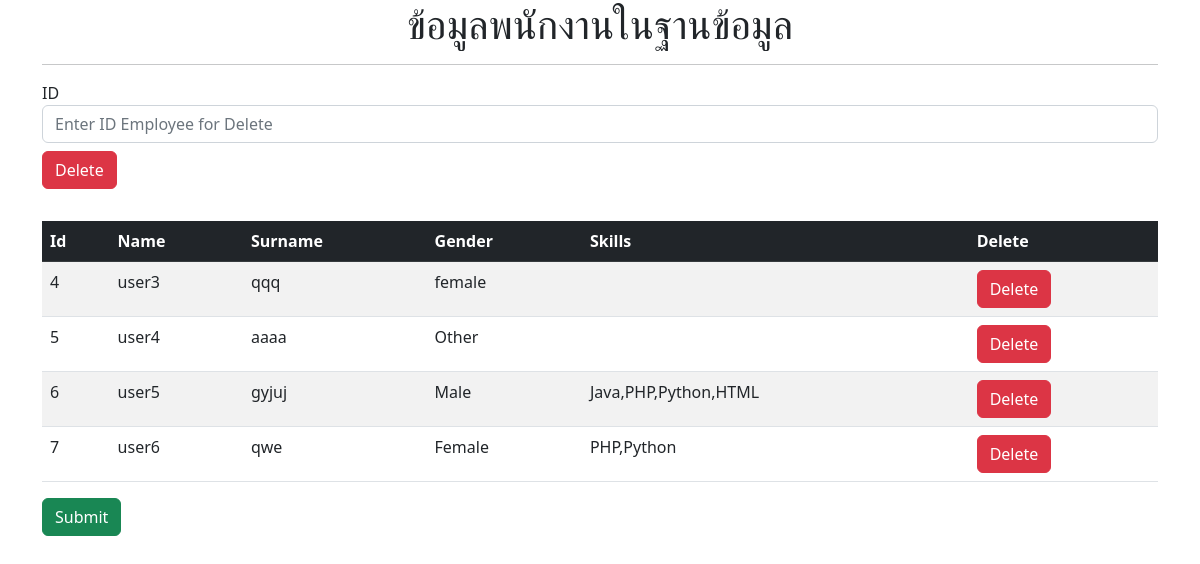
The page / on the database its author committed.
### tables this page shows
CREATE TABLE IF NOT EXISTS `employees` (
  `id` int NOT NULL AUTO_INCREMENT,
  `fname` varchar(255) NOT NULL,
  `lname` varchar(255) NOT NULL,
  `gender` varchar(20) NOT NULL,
  `skills` varchar(255) NOT NULL,
  PRIMARY KEY (`id`)
);

### index.php (the view, shortened to what this page needs)
<?php
require_once("dbconnect.php");
$sql = "SELECT * FROM employees";
$result = mysqli_query($connect, $sql);
?>
<!DOCTYPE html>
<html lang="en">
<head>
    <link href="https://cdn.jsdelivr.net/npm/bootstrap@5.2.3/dist/css/bootstrap.min.css" rel="stylesheet">
</head>
<body>
    <div class="container">
        <h1 class="text-center">ข้อมูลพนักงานในฐานข้อมูล</h1>
        <hr>
        <form action="deleteTextField.php" method="POST">
            <label for="">ID</label>
            <input class="form-control" type="text" placeholder="Enter ID Employee for Delete" name="idemployee">
            <input type="submit" value="Delete" class="btn btn-danger my-2">
        </form>
        <br>
        <table class="table table-striped">
            <thead class="table-dark">
                <tr>
                    <th>Id</th>
                    <th>Name</th>
                    <th>Surname</th>
                    <th>Gender</th>
                    <th>Skills</th>
                    <th>Delete</th>
                </tr>
            </thead>
            <tbody>
                <?php while ($row = mysqli_fetch_assoc($result)) { ?>
                    <tr>
                        <td><?php echo $row["id"]; ?></td>
                        <td><?php echo $row["fname"]; ?></td>
                        <td><?php echo $row["lname"]; ?></td>
                        <td><?php echo $row["gender"]; ?></td>
                        <td><?php echo $row["skills"]; ?></td>
                        <td>
                            <a href="deleteQueryString.php?idemp=<?php echo $row["id"];  ?>" class="btn btn-danger">Delete</a>
                        </td>
                    </tr>
                <?php } ?>
            </tbody>
        </table>
        <a href="#" class="btn btn-success">Submit</a>
    </div>
</body>
</html>

### rows shown on the page
employees: id "4", fname "user3", lname "qqq", gender "female"
employees: id "5", fname "user4", lname "aaaa", gender "Other"
employees: id "6", fname "user5", lname "gyjuj", gender "Male", skills "Java,PHP,Python,HTML"
employees: id "7", fname "user6", lname "qwe", gender "Female", skills "PHP,Python"
